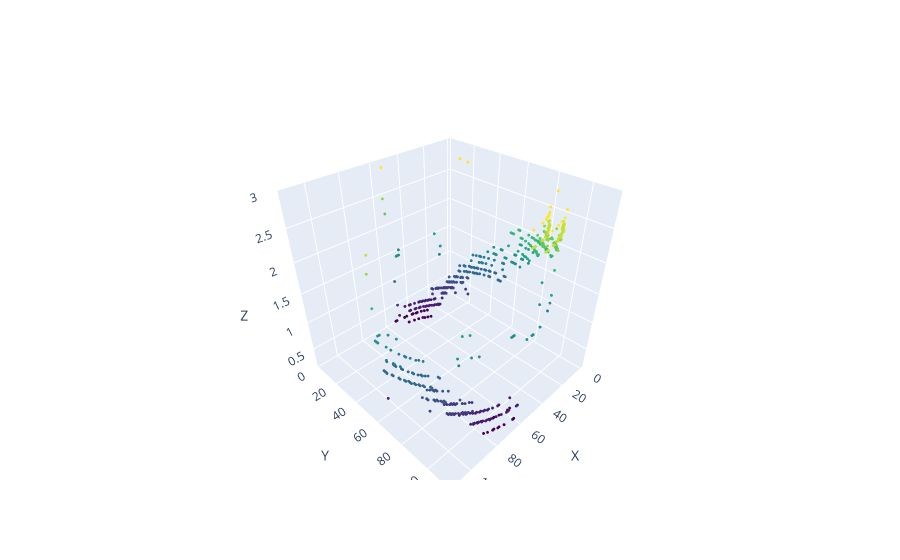

Source (notebook cell):
### Code cell
#saco los puntos(indices) que pertenecen a un borde
puntos_bordes = {k:v for k,v in dic_bordes.items() if dic_bordes[k] != 0} #me quedo con los items quetengan altura

#saco los puntos 2D y la altura z
puntos_bordes_2D = np.array(list(puntos_bordes.keys()))
z = np.array(list(puntos_bordes.values()))

#separo los x e y de puntos_bordes_2D
x,y = puntos_bordes_2D[:,0], puntos_bordes_2D[:,1]

fig = go.Figure()

# puntos originales
fig.add_trace(go.Scatter3d(x=x, y=y, z=z, mode='markers', marker=dict(size=1,color=z,colorscale='Viridis'), name='Datos originales'))

fig.update_layout(scene=dict(xaxis_title='X', yaxis_title='Y', zaxis_title='Z'))

# Mostrar figura
fig.show()

### Figure 1 — Plotly figure (JSON) as saved in the notebook; plotly's stock layout.template omitted (floating-point values rounded to 4 significant figures; data arrays with more than 128 entries replaced by an {"elided": "..."} marker saying what was removed)
{"data": [{"marker": {"color": {"elided": "520 float values"}, "colorscale": [[0, "#440154"], [0.1111, "#482878"], [0.2222, "#3e4989"], [0.3333, "#31688e"], [0.4444, "#26828e"], [0.5556, "#1f9e89"], [0.6667, "#35b779"], [0.7778, "#6ece58"], [0.8889, "#b5de2b"], [1, "#fde725"]], "size": 1}, "mode": "markers", "name": "Datos originales", "type": "scatter3d", "x": {"elided": "520 int values"}, "y": {"elided": "520 int values"}, "z": {"elided": "520 float values"}}], "layout": {"scene": {"xaxis": {"title": {"text": "X"}}, "yaxis": {"title": {"text": "Y"}}, "zaxis": {"title": {"text": "Z"}}}}}
